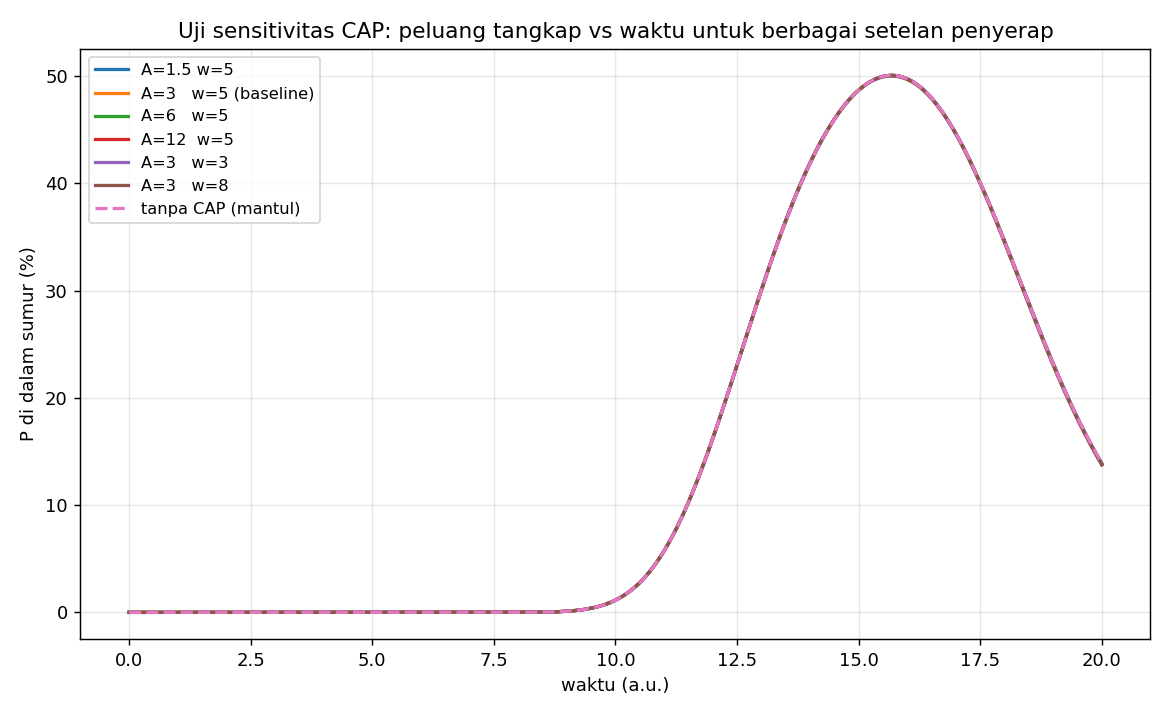

Write Python code to recreate this figure.
# Uji sensitivitas CAP untuk Kasus 7 (jawaban empiris pertanyaan reviewer Q1)
# Inti Crank-Nicolson sama persis dengan notebook, hanya visualisasi dibuang.
# Yang divariasikan: kekuatan (A_cap) dan lebar (w_cap) penyerap di tepi.

import numpy as np
import scipy.sparse as sp
import scipy.sparse.linalg as spla
import matplotlib
matplotlib.use("Agg")
import matplotlib.pyplot as plt

# Grid dan parameter (identik notebook)
Lx, Ly = 60.0, 40.0
Nx, Ny = 200, 130
dx, dy = Lx / Nx, Ly / Ny
x = (np.arange(Nx) + 0.5) * dx - Lx / 2
y = (np.arange(Ny) + 0.5) * dy - Ly / 2
X, Y = np.meshgrid(x, y, indexing="ij")
dt = 0.02
nstep = 1000

# Potensial: sumur deplesi + penghalang STI dengan celah (identik notebook)
U = np.zeros((Nx, Ny))
U[(X > 8) & (X < 22) & (np.abs(Y) < 10)] = -1.2
U[(np.abs(X - 2.0) < 0.8) & ~(np.abs(Y) < 2.2)] = 4.0
well = ((X > 8) & (X < 22) & (np.abs(Y) < 10)).ravel()

# Paket gelombang awal (identik notebook)
x0, y0, sigma, k0 = -18.0, 0.0, 3.0, 2.2
psi0 = np.exp(-((X - x0)**2 + (Y - y0)**2) / (2 * sigma**2)) * np.exp(1j * k0 * X)
psi0 = (psi0 / np.sqrt(np.sum(np.abs(psi0)**2) * dx * dy)).ravel().astype(complex)

N = Nx * Ny
Dx = sp.diags([1.0, -2.0, 1.0], [-1, 0, 1], shape=(Nx, Nx)) / dx**2
Dy = sp.diags([1.0, -2.0, 1.0], [-1, 0, 1], shape=(Ny, Ny)) / dy**2
Lap = sp.kron(Dx, sp.identity(Ny)) + sp.kron(sp.identity(Nx), Dy)


# Satu run lengkap untuk satu setelan CAP, kembalikan kurva P_sumur(t)
def run(A_cap, w_cap):
    cap = np.zeros((Nx, Ny))
    if A_cap > 0:
        for arr, L in ((np.abs(X), Lx / 2), (np.abs(Y), Ly / 2)):
            s = np.clip((arr - (L - w_cap)) / w_cap, 0, 1)
            cap += A_cap * s**2
    Uc = U - 1j * cap
    H = -0.5 * Lap + sp.diags(Uc.ravel())
    A_cn = (sp.identity(N, dtype=complex) + 0.5j * dt * H).tocsc()
    B_cn = (sp.identity(N, dtype=complex) - 0.5j * dt * H).tocsc()
    lu = spla.splu(A_cn)

    psi = psi0.copy()
    pw = []
    for n in range(nstep + 1):
        prob = np.abs(psi)**2
        pw.append(float(np.sum(prob[well]) * dx * dy))
        if n < nstep:
            psi = lu.solve(B_cn @ psi)
    return np.array(pw)


# Setelan yang diuji: baseline notebook (A=3, w=5), variasi kekuatan, variasi lebar,
# dan tanpa CAP sebagai pembanding (tepi memantul)
setelan = [
    ("A=1.5 w=5", 1.5, 5.0),
    ("A=3   w=5 (baseline)", 3.0, 5.0),
    ("A=6   w=5", 6.0, 5.0),
    ("A=12  w=5", 12.0, 5.0),
    ("A=3   w=3", 3.0, 3.0),
    ("A=3   w=8", 3.0, 8.0),
    ("tanpa CAP (mantul)", 0.0, 5.0),
]

t = np.arange(nstep + 1) * dt
hasil = {}
print("%-24s %10s %10s %10s" % ("setelan CAP", "P_puncak", "t_puncak", "P_akhir"))
for nama, A, w in setelan:
    pw = run(A, w)
    hasil[nama] = pw
    print("%-24s %9.1f%% %10.2f %9.1f%%" % (nama, pw.max() * 100, t[pw.argmax()], pw[-1] * 100))

# Plot kurva P_sumur(t) semua setelan
fig, ax = plt.subplots(figsize=(9, 5.5))
for nama, A, w in setelan:
    gaya = "--" if "tanpa" in nama else "-"
    ax.plot(t, hasil[nama] * 100, gaya, lw=1.8, label=nama)
ax.set_xlabel("waktu (a.u.)")
ax.set_ylabel("P di dalam sumur (%)")
ax.set_title("Uji sensitivitas CAP: peluang tangkap vs waktu untuk berbagai setelan penyerap")
ax.grid(alpha=0.3)
ax.legend(fontsize=9)
fig.tight_layout()
fig.savefig("uji_sensitivitas_CAP.png", dpi=130)
print("plot tersimpan: uji_sensitivitas_CAP.png")
